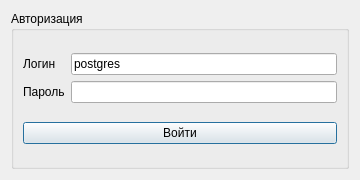
<?xml version="1.0" encoding="UTF-8"?>
<ui version="4.0">
 <class>autorization</class>
 <widget class="QDialog" name="autorization">
  <property name="geometry">
   <rect>
    <x>0</x>
    <y>0</y>
    <width>360</width>
    <height>180</height>
   </rect>
  </property>
  <property name="windowTitle">
   <string>Авторизация</string>
  </property>
  <layout class="QVBoxLayout" name="verticalLayout">
   <item>
    <widget class="QGroupBox" name="groupBox">
     <property name="title">
      <string>Авторизация</string>
     </property>
     <layout class="QVBoxLayout" name="verticalLayout_4">
      <item>
       <layout class="QHBoxLayout" name="horizontalLayout">
        <item>
         <layout class="QVBoxLayout" name="verticalLayout_3">
          <item>
           <widget class="QLabel" name="label">
            <property name="text">
             <string>Логин</string>
            </property>
           </widget>
          </item>
          <item>
           <widget class="QLabel" name="label_2">
            <property name="text">
             <string>Пароль</string>
            </property>
           </widget>
          </item>
         </layout>
        </item>
        <item>
         <layout class="QVBoxLayout" name="verticalLayout_2">
          <item>
           <widget class="QLineEdit" name="login">
            <property name="text">
             <string>postgres</string>
            </property>
           </widget>
          </item>
          <item>
           <widget class="QLineEdit" name="pass">
            <property name="text">
             <string/>
            </property>
            <property name="echoMode">
             <enum>QLineEdit::Password</enum>
            </property>
           </widget>
          </item>
         </layout>
        </item>
       </layout>
      </item>
      <item>
       <widget class="QPushButton" name="pushButton">
        <property name="text">
         <string>Войти</string>
        </property>
       </widget>
      </item>
     </layout>
    </widget>
   </item>
  </layout>
 </widget>
 <resources/>
 <connections/>
</ui>
